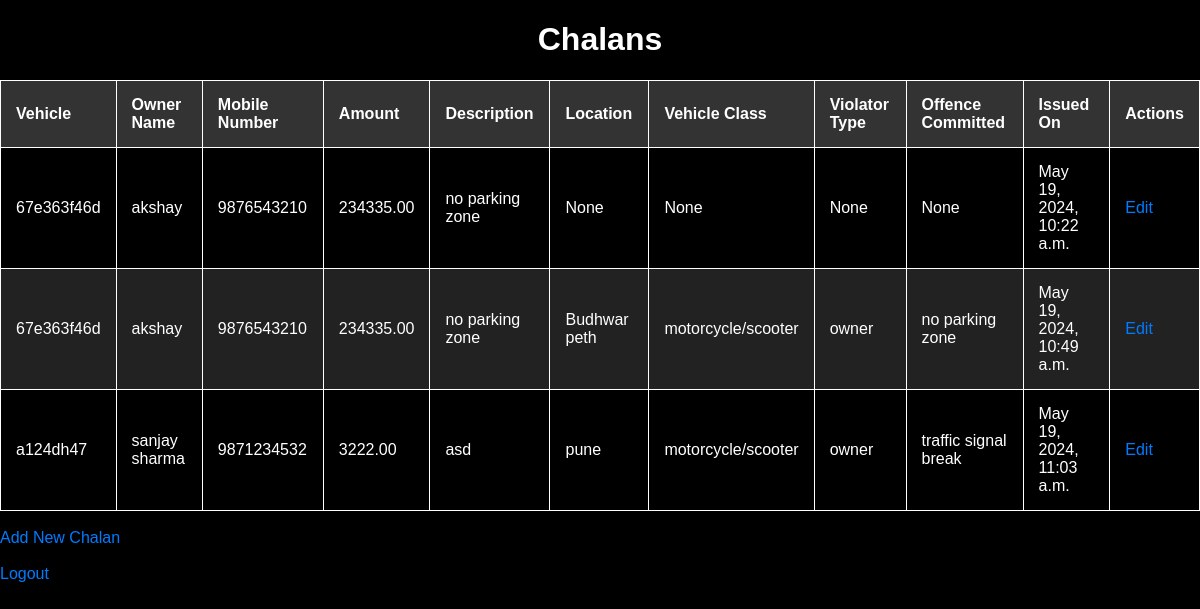
The page /chalans/ (signed in) on the database its author committed.
### vehicles/models.py (models this page shows, shortened)
class Chalan(models.Model):
    VEHICLE_CLASSES = [
        ('motorcycle/scooter', 'Motorcycle/Scooter'),
        ('car', 'Car'),
    ]
    VIOLATOR_TYPES = [
        ('owner', 'Owner'),
    ]
    vehicle = models.ForeignKey(Vehicle, on_delete=models.CASCADE)
    issued_on = models.DateTimeField(auto_now_add=True)
    amount = models.DecimalField(max_digits=10, decimal_places=2)
    description = models.TextField()
    location = models.CharField(max_length=100,default=None,null=True)
    vehicle_class = models.CharField(max_length=20, choices=VEHICLE_CLASSES,default=None,null=True)
    violator_type = models.CharField(max_length=20, choices=VIOLATOR_TYPES,default=None,null=True)
    offence_committed = models.TextField(default=None,null=True)

class Vehicle(models.Model):
    owner = models.ForeignKey(User, on_delete=models.CASCADE)
    owner_name = models.CharField(max_length=100,default=None,null=True)
    address = models.TextField(default=None,null=True)
    mobile_number = models.CharField(max_length=15,default=None,null=True)
    email = models.EmailField(default=None,null=True)
    registration_number = models.CharField(max_length=100, unique=True)
    model = models.CharField(max_length=100)
    make = models.CharField(max_length=100)
    color = models.CharField(max_length=50)
    registered_on = models.DateTimeField(auto_now_add=True)

### vehicles/views.py (the view)
# urls.py: path('chalans/', views.chalan_list, name='chalan_list'),
@login_required
def chalan_list(request):
    chalans = Chalan.objects.filter(vehicle__owner=request.user)
    return render(request, 'chalan_list.html', {'chalans': chalans})

### templates/chalan_list.html (shortened to what this page needs)
<!DOCTYPE html>
<html>
<head>
</head>
<body>
        <h1>Chalans</h1>
        <table>
            <thead>
                <tr>
                    <th>Vehicle</th>
                    <th>Owner Name</th>
                    <th>Mobile Number</th>
                    <th>Amount</th>
                    <th>Description</th>
                    <th>Location</th>
                    <th>Vehicle Class</th>
                    <th>Violator Type</th>
                    <th>Offence Committed</th>
                    <th>Issued On</th>
                    <th>Actions</th>
                </tr>
            </thead>
            <tbody>
                {% for chalan in chalans %}
                    <tr>
                        <td>{{ chalan.vehicle.registration_number }}</td>
                        <td>{{ chalan.vehicle.owner_name }}</td>
                        <td>{{ chalan.vehicle.mobile_number }}</td>
                        <td>{{ chalan.amount }}</td>
                        <td>{{ chalan.description }}</td>
                        <td>{{ chalan.location }}</td>
                        <td>{{ chalan.vehicle_class }}</td>
                        <td>{{ chalan.violator_type }}</td>
                        <td>{{ chalan.offence_committed }}</td>
                        <td>{{ chalan.issued_on }}</td>
                        <td>
                            <a href="{% url 'edit_chalan' chalan.pk %}">Edit</a>
                        </td>
                    </tr>
                {% endfor %}
            </tbody>
        </table>
        <br>
        <a href="{% url 'add_chalan' %}">Add New Chalan</a>
        <br>
        <br>
        <a href="{% url 'logout' %}">Logout</a>
</body>
</html>

### templates/chalan_list.html (style rules this page uses)
body { background-color: black; color: white; font-family: Arial, sans-serif; margin: 0; padding: 0; }
h1 { text-align: center; }
table { width: 100%; border-collapse: collapse; margin-top: 20px; }
th, td { border: 1px solid white; padding: 15px; text-align: left; }
th { background-color: #333; color: white; }
tbody tr:nth-child(even) { background-color: #222; }
a { color: #007bff; text-decoration: none; margin-right: 10px; }

### rows shown on the page
Chalan: vehicle.registration_number "67e363f46d", vehicle.owner_name "akshay", vehicle.mobile_number "9876543210", amount "234335.00", description "no parking zone", location "None", vehicle_class "None", violator_type "None", offence_committed "None", issued_on "May 19, 2024, 10:22 a.m."
Chalan: vehicle.registration_number "67e363f46d", vehicle.owner_name "akshay", vehicle.mobile_number "9876543210", amount "234335.00", description "no parking zone", location "Budhwar peth", vehicle_class "motorcycle/scooter", violator_type "owner", offence_committed "no parking zone", issued_on "May 19, 2024, 10:49 a.m."
Chalan: vehicle.registration_number "a124dh47", vehicle.owner_name "sanjay sharma", vehicle.mobile_number "9871234532", amount "3222.00", description "asd", location "pune", vehicle_class "motorcycle/scooter", violator_type "owner", offence_committed "traffic signal break", issued_on "May 19, 2024, 11:03 a.m."
